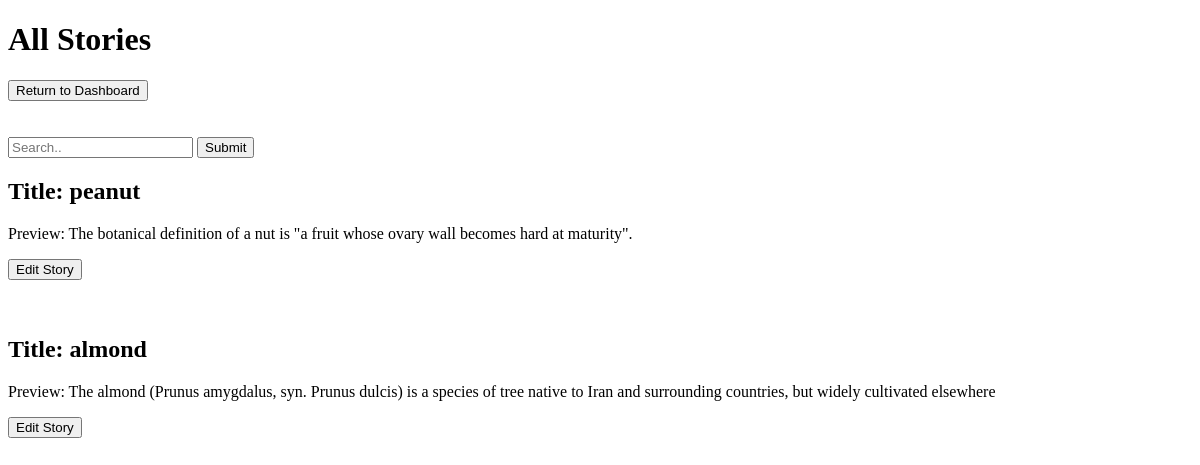
/see_stories (signed in), run on the app's committed database.
### tables this page shows
CREATE TABLE stories (name TEXT, latestUpdate TEXT, fullStory TEXT);

### __init__.py (the view)
@app.route("/see_stories")
def see_stories():
    global logged_in_user
    if not session.get(logged_in_user):
        return render_template('main_page.html')
    c.execute("SELECT stories FROM users WHERE username != (?)", (logged_in_user,))
    other_user_stories = c.fetchall()
    c.execute("SELECT stories FROM users WHERE username == (?)", (logged_in_user,))
    logged_user_stories = c.fetchall()
    flat_other_titles  = flat_clean(other_user_stories)
    flat_logged_titles = flat_clean(logged_user_stories)
    untouched_titles = list(flat_other_titles - flat_logged_titles)
    storiesList = []
    for title in untouched_titles:
        c.execute("SELECT * FROM stories WHERE name = (?)", (title,))
        row = c.fetchall()
        storiesList.append(row)
    print(storiesList)
    return render_template("see_stories.html", storiesList=storiesList)

### __init__.py (called while the page is built)
def flat_clean(c_fetch_all_list):
    title_str = ""
    for line_tuple in c_fetch_all_list:
        title_str += line_tuple[0] + ","
    flat_list = title_str.split(",")
    flat_list = [title for title in flat_list if title]
    return set(flat_list)

### templates/see_stories.html (shortened to what this page needs)
<!DOCTYPE html>
<html>
  <head>
    <link rel="stylesheet" href="static/css/my_style.css">
    <h1> All Stories </h1>
  </head>
  <body>
    <form action="/dashboard">
      <input type="submit" value="Return to Dashboard">
    </form>
    <br>
    <br>
    <form action="/search_see_stories" method="POST">
      <input type="text" placeholder="Search.." name="search">
      <button type="submit">Submit</button>
    </form>
    {% for story_info in storiesList %}
      {% if (story_info != []) %}
        <h2> Title:  {{story_info[0][0]}} </h2>
        <p> Preview: {{story_info[0][1]}} </p>
        <form action="/edit_story" method="POST">
          <input type="submit" value="Edit Story">
        </form>
        <br> </br>
      {% endif %}
    {% endfor %}
  </body>
</html>

### data on the page
stories: name "peanut", latestUpdate "The botanical definition of a nut is \"a fruit whose ovary wall becomes hard at maturity\"."
stories: name "almond", latestUpdate "The almond (Prunus amygdalus, syn. Prunus dulcis) is a species of tree native to Iran and surrounding countries, but widely cultivated elsewhere"
